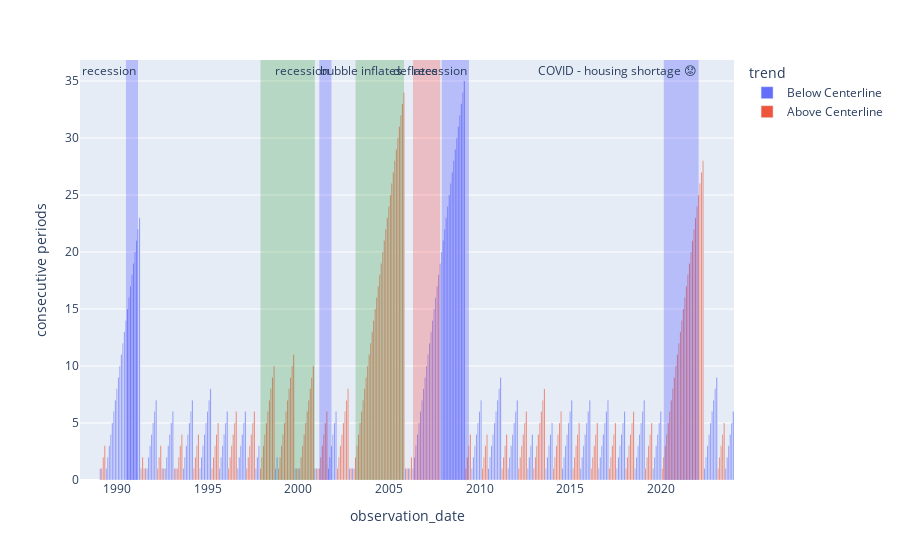

Write notebook code for a chart like this one.
### Code cell
trend_scatter = px.bar(trend_df, x='observation_date', y='combined_trend', color='trend')
trend_scatter.add_vrect(x0='2020-03-01', x1='2022-02-01', line_width=0, fillcolor="blue", opacity=0.2, annotation_text="COVID - housing shortage 😟")
trend_scatter.add_vrect(x0='2007-12-01', x1='2009-06-01', line_width=0, fillcolor="blue", opacity=0.2, annotation_text="recession")
trend_scatter.add_vrect(x0='2001-03-01', x1='2001-11-01', line_width=0, fillcolor="blue", opacity=0.2, annotation_text="recession")
trend_scatter.add_vrect(x0='1997-12-01', x1='2000-12-01', line_width=0, fillcolor="green", opacity=0.2, annotation_text="")
trend_scatter.add_vrect(x0='1990-07-01', x1='1991-03-01', line_width=0, fillcolor="blue", opacity=0.2, annotation_text="recession")
trend_scatter.add_vrect(x0='2003-03-01', x1='2005-11-01', line_width=0, fillcolor="green", opacity=0.2, annotation_text="bubble inflates")
trend_scatter.add_vrect(x0='2006-05-01', x1='2007-11-01', line_width=0, fillcolor="red", opacity=0.2, annotation_text="deflates")
trend_scatter.update_yaxes(title_text="consecutive periods")
trend_scatter
Image(filename='./images/trend.png', width=1600)

### Figure 1 — Plotly figure (JSON) as saved in the notebook; plotly's stock layout.template omitted (floating-point values rounded to 4 significant figures; data arrays with more than 128 entries replaced by an {"elided": "..."} marker saying what was removed)
{"data": [{"alignmentgroup": "True", "hovertemplate": "trend=Below Centerline<br>observation_date=%{x}<br>combined_trend=%{y}<extra></extra>", "legendgroup": "Below Centerline", "marker": {"color": "#636efa", "pattern": {"shape": ""}}, "name": "Below Centerline", "offsetgroup": "Below Centerline", "orientation": "v", "showlegend": true, "textposition": "auto", "type": "bar", "x": {"elided": "209 str values"}, "xaxis": "x", "y": {"elided": "209 int values"}, "yaxis": "y"}, {"alignmentgroup": "True", "hovertemplate": "trend=Above Centerline<br>observation_date=%{x}<br>combined_trend=%{y}<extra></extra>", "legendgroup": "Above Centerline", "marker": {"color": "#EF553B", "pattern": {"shape": ""}}, "name": "Above Centerline", "offsetgroup": "Above Centerline", "orientation": "v", "showlegend": true, "textposition": "auto", "type": "bar", "x": {"elided": "212 str values"}, "xaxis": "x", "y": {"elided": "212 int values"}, "yaxis": "y"}], "layout": {"annotations": [{"showarrow": false, "text": "COVID - housing shortage 😟", "x": "2022-02-01", "xanchor": "right", "xref": "x", "y": 1, "yanchor": "top", "yref": "y domain"}, {"showarrow": false, "text": "recession", "x": "2009-06-01", "xanchor": "right", "xref": "x", "y": 1, "yanchor": "top", "yref": "y domain"}, {"showarrow": false, "text": "recession", "x": "2001-11-01", "xanchor": "right", "xref": "x", "y": 1, "yanchor": "top", "yref": "y domain"}, {"showarrow": false, "text": "", "x": "2000-12-01", "xanchor": "right", "xref": "x", "y": 1, "yanchor": "top", "yref": "y domain"}, {"showarrow": false, "text": "recession", "x": "1991-03-01", "xanchor": "right", "xref": "x", "y": 1, "yanchor": "top", "yref": "y domain"}, {"showarrow": false, "text": "bubble inflates", "x": "2005-11-01", "xanchor": "right", "xref": "x", "y": 1, "yanchor": "top", "yref": "y domain"}, {"showarrow": false, "text": "deflates", "x": "2007-11-01", "xanchor": "right", "xref": "x", "y": 1, "yanchor": "top", "yref": "y domain"}], "autosize": true, "barmode": "relative", "legend": {"title": {"text": "trend"}, "tracegroupgap": 0}, "margin": {"t": 60}, "shapes": [{"fillcolor": "blue", "line": {"width": 0}, "opacity": 0.2, "type": "rect", "x0": "2020-03-01", "x1": "2022-02-01", "xref": "x", "y0": 0, "y1": 1, "yref": "y domain"}, {"fillcolor": "blue", "line": {"width": 0}, "opacity": 0.2, "type": "rect", "x0": "2007-12-01", "x1": "2009-06-01", "xref": "x", "y0": 0, "y1": 1, "yref": "y domain"}, {"fillcolor": "blue", "line": {"width": 0}, "opacity": 0.2, "type": "rect", "x0": "2001-03-01", "x1": "2001-11-01", "xref": "x", "y0": 0, "y1": 1, "yref": "y domain"}, {"fillcolor": "green", "line": {"width": 0}, "opacity": 0.2, "type": "rect", "x0": "1997-12-01", "x1": "2000-12-01", "xref": "x", "y0": 0, "y1": 1, "yref": "y domain"}, {"fillcolor": "blue", "line": {"width": 0}, "opacity": 0.2, "type": "rect", "x0": "1990-07-01", "x1": "1991-03-01", "xref": "x", "y0": 0, "y1": 1, "yref": "y domain"}, {"fillcolor": "green", "line": {"width": 0}, "opacity": 0.2, "type": "rect", "x0": "2003-03-01", "x1": "2005-11-01", "xref": "x", "y0": 0, "y1": 1, "yref": "y domain"}, {"fillcolor": "red", "line": {"width": 0}, "opacity": 0.2, "type": "rect", "x0": "2006-05-01", "x1": "2007-11-01", "xref": "x", "y0": 0, "y1": 1, "yref": "y domain"}], "xaxis": {"anchor": "y", "autorange": true, "domain": [0, 1], "range": ["1988-12-18", "2024-01-15"], "title": {"text": "observation_date"}, "type": "date"}, "yaxis": {"anchor": "x", "autorange": true, "domain": [0, 1], "range": [0, 36.84], "title": {"text": "consecutive periods"}, "type": "linear"}}}
